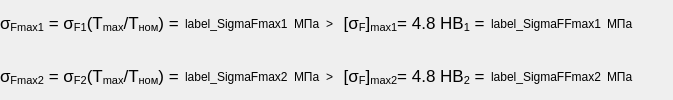
           <widget class="QFrame" name="frame_101">
            <property name="frameShape">
             <enum>QFrame::NoFrame</enum>
            </property>
            <property name="frameShadow">
             <enum>QFrame::Raised</enum>
            </property>
            <layout class="QGridLayout" name="gridLayout_182">
             <property name="margin">
              <number>0</number>
             </property>
             <item row="0" column="0">
              <widget class="QLabel" name="label_651">
               <property name="text">
                <string>&lt;!DOCTYPE HTML PUBLIC &quot;-//W3C//DTD HTML 4.0//EN&quot; &quot;http://www.w3.org/TR/REC-html40/strict.dtd&quot;&gt;
&lt;html&gt;&lt;head&gt;&lt;meta name=&quot;qrichtext&quot; content=&quot;1&quot; /&gt;&lt;style type=&quot;text/css&quot;&gt;
p, li { white-space: pre-wrap; }
&lt;/style&gt;&lt;/head&gt;&lt;body style=&quot; font-family:'Lucida Grande'; font-size:13pt; font-weight:400; font-style:normal;&quot;&gt;
&lt;p style=&quot; margin-top:0px; margin-bottom:0px; margin-left:0px; margin-right:0px; -qt-block-indent:0; text-indent:0px;&quot;&gt;σ&lt;span style=&quot; vertical-align:sub;&quot;&gt;Fmax1&lt;/span&gt; = σ&lt;span style=&quot; vertical-align:sub;&quot;&gt;F1&lt;/span&gt;(T&lt;span style=&quot; vertical-align:sub;&quot;&gt;max&lt;/span&gt;/T&lt;span style=&quot; vertical-align:sub;&quot;&gt;нoм&lt;/span&gt;) =&lt;/p&gt;&lt;/body&gt;&lt;/html&gt;</string>
               </property>
              </widget>
             </item>
             <item row="0" column="7">
              <spacer name="horizontalSpacer_193">
               <property name="orientation">
                <enum>Qt::Horizontal</enum>
               </property>
               <property name="sizeHint" stdset="0">
                <size>
                 <width>40</width>
                 <height>20</height>
                </size>
               </property>
              </spacer>
             </item>
             <item row="1" column="0">
              <widget class="QLabel" name="label_652">
               <property name="text">
                <string>&lt;!DOCTYPE HTML PUBLIC &quot;-//W3C//DTD HTML 4.0//EN&quot; &quot;http://www.w3.org/TR/REC-html40/strict.dtd&quot;&gt;
&lt;html&gt;&lt;head&gt;&lt;meta name=&quot;qrichtext&quot; content=&quot;1&quot; /&gt;&lt;style type=&quot;text/css&quot;&gt;
p, li { white-space: pre-wrap; }
&lt;/style&gt;&lt;/head&gt;&lt;body style=&quot; font-family:'Lucida Grande'; font-size:13pt; font-weight:400; font-style:normal;&quot;&gt;
&lt;p style=&quot; margin-top:0px; margin-bottom:0px; margin-left:0px; margin-right:0px; -qt-block-indent:0; text-indent:0px;&quot;&gt;σ&lt;span style=&quot; vertical-align:sub;&quot;&gt;Fmax2&lt;/span&gt; = σ&lt;span style=&quot; vertical-align:sub;&quot;&gt;F2&lt;/span&gt;(T&lt;span style=&quot; vertical-align:sub;&quot;&gt;max&lt;/span&gt;/T&lt;span style=&quot; vertical-align:sub;&quot;&gt;нoм&lt;/span&gt;) =&lt;/p&gt;&lt;/body&gt;&lt;/html&gt;</string>
               </property>
              </widget>
             </item>
             <item row="0" column="1">
              <widget class="QLabel" name="label_SigmaFmax1_2">
               <property name="text">
                <string>label_SigmaFmax1</string>
               </property>
              </widget>
             </item>
             <item row="1" column="1">
              <widget class="QLabel" name="label_SigmaFmax2_2">
               <property name="text">
                <string>label_SigmaFmax2</string>
               </property>
              </widget>
             </item>
             <item row="0" column="3">
              <widget class="QLabel" name="label_OtnoshenieSigmaFmax1_2">
               <property name="text">
                <string>&gt;</string>
               </property>
              </widget>
             </item>
             <item row="1" column="3">
              <widget class="QLabel" name="label_OtnoshenieSigmaFmax2_2">
               <property name="text">
                <string>&gt;</string>
               </property>
              </widget>
             </item>
             <item row="0" column="4">
              <widget class="QLabel" name="label_653">
               <property name="text">
                <string>&lt;!DOCTYPE HTML PUBLIC &quot;-//W3C//DTD HTML 4.0//EN&quot; &quot;http://www.w3.org/TR/REC-html40/strict.dtd&quot;&gt;
&lt;html&gt;&lt;head&gt;&lt;meta name=&quot;qrichtext&quot; content=&quot;1&quot; /&gt;&lt;style type=&quot;text/css&quot;&gt;
p, li { white-space: pre-wrap; }
&lt;/style&gt;&lt;/head&gt;&lt;body style=&quot; font-family:'Lucida Grande'; font-size:13pt; font-weight:400; font-style:normal;&quot;&gt;
&lt;p style=&quot; margin-top:0px; margin-bottom:0px; margin-left:0px; margin-right:0px; -qt-block-indent:0; text-indent:0px;&quot;&gt; [σ&lt;span style=&quot; vertical-align:sub;&quot;&gt;F&lt;/span&gt;]&lt;span style=&quot; vertical-align:sub;&quot;&gt;max1&lt;/span&gt;= 4.8 HB&lt;span style=&quot; vertical-align:sub;&quot;&gt;1&lt;/span&gt; =&lt;/p&gt;&lt;/body&gt;&lt;/html&gt;</string>
               </property>
              </widget>
             </item>
             <item row="0" column="2">
              <widget class="QLabel" name="label_654">
               <property name="text">
                <string>МПа</string>
               </property>
              </widget>
             </item>
             <item row="1" column="2">
              <widget class="QLabel" name="label_655">
               <property name="text">
                <string>МПа</string>
               </property>
              </widget>
             </item>
             <item row="1" column="4">
              <widget class="QLabel" name="label_656">
               <property name="text">
                <string>&lt;!DOCTYPE HTML PUBLIC &quot;-//W3C//DTD HTML 4.0//EN&quot; &quot;http://www.w3.org/TR/REC-html40/strict.dtd&quot;&gt;
&lt;html&gt;&lt;head&gt;&lt;meta name=&quot;qrichtext&quot; content=&quot;1&quot; /&gt;&lt;style type=&quot;text/css&quot;&gt;
p, li { white-space: pre-wrap; }
&lt;/style&gt;&lt;/head&gt;&lt;body style=&quot; font-family:'Lucida Grande'; font-size:13pt; font-weight:400; font-style:normal;&quot;&gt;
&lt;p style=&quot; margin-top:0px; margin-bottom:0px; margin-left:0px; margin-right:0px; -qt-block-indent:0; text-indent:0px;&quot;&gt; [σ&lt;span style=&quot; vertical-align:sub;&quot;&gt;F&lt;/span&gt;]&lt;span style=&quot; vertical-align:sub;&quot;&gt;max2&lt;/span&gt;= 4.8 HB&lt;span style=&quot; vertical-align:sub;&quot;&gt;2&lt;/span&gt; =&lt;/p&gt;&lt;/body&gt;&lt;/html&gt;</string>
               </property>
              </widget>
             </item>
             <item row="0" column="5">
              <widget class="QLabel" name="label_SigmaFFmax1_2">
               <property name="text">
                <string>label_SigmaFFmax1</string>
               </property>
              </widget>
             </item>
             <item row="1" column="5">
              <widget class="QLabel" name="label_SigmaFFmax2_2">
               <property name="text">
                <string>label_SigmaFFmax2</string>
               </property>
              </widget>
             </item>
             <item row="0" column="6">
              <widget class="QLabel" name="label_657">
               <property name="text">
                <string>МПа</string>
               </property>
              </widget>
             </item>
             <item row="1" column="6">
              <widget class="QLabel" name="label_658">
               <property name="text">
                <string>МПа</string>
               </property>
              </widget>
             </item>
            </layout>
           </widget>
